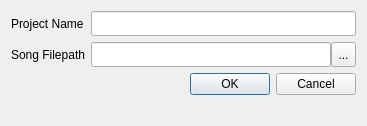
<?xml version="1.0" encoding="UTF-8"?>
<ui version="4.0">
 <class>Dialog</class>
 <widget class="QDialog" name="Dialog">
  <property name="geometry">
   <rect>
    <x>0</x>
    <y>0</y>
    <width>367</width>
    <height>126</height>
   </rect>
  </property>
  <property name="sizePolicy">
   <sizepolicy hsizetype="Fixed" vsizetype="Fixed">
    <horstretch>0</horstretch>
    <verstretch>0</verstretch>
   </sizepolicy>
  </property>
  <property name="windowTitle">
   <string>Dialog</string>
  </property>
  <layout class="QFormLayout" name="formLayout">
   <item row="0" column="0">
    <widget class="QLabel" name="project_name">
     <property name="minimumSize">
      <size>
       <width>0</width>
       <height>25</height>
      </size>
     </property>
     <property name="text">
      <string>Project Name</string>
     </property>
    </widget>
   </item>
   <item row="1" column="0">
    <widget class="QLabel" name="song_filepath">
     <property name="minimumSize">
      <size>
       <width>0</width>
       <height>25</height>
      </size>
     </property>
     <property name="text">
      <string>Song Filepath</string>
     </property>
    </widget>
   </item>
   <item row="2" column="0" colspan="2">
    <widget class="QDialogButtonBox" name="buttonBox">
     <property name="orientation">
      <enum>Qt::Horizontal</enum>
     </property>
     <property name="standardButtons">
      <set>QDialogButtonBox::Cancel|QDialogButtonBox::Ok</set>
     </property>
    </widget>
   </item>
   <item row="1" column="1">
    <layout class="QHBoxLayout" name="horizontalLayout">
     <property name="spacing">
      <number>0</number>
     </property>
     <item>
      <widget class="QLineEdit" name="song_filepath_lineedit">
       <property name="minimumSize">
        <size>
         <width>225</width>
         <height>25</height>
        </size>
       </property>
      </widget>
     </item>
     <item>
      <widget class="QToolButton" name="filepath_selector">
       <property name="minimumSize">
        <size>
         <width>25</width>
         <height>25</height>
        </size>
       </property>
       <property name="text">
        <string>...</string>
       </property>
      </widget>
     </item>
    </layout>
   </item>
   <item row="0" column="1">
    <widget class="QLineEdit" name="project_name_lineedit">
     <property name="sizePolicy">
      <sizepolicy hsizetype="Expanding" vsizetype="Fixed">
       <horstretch>0</horstretch>
       <verstretch>0</verstretch>
      </sizepolicy>
     </property>
     <property name="minimumSize">
      <size>
       <width>250</width>
       <height>25</height>
      </size>
     </property>
     <property name="text">
      <string/>
     </property>
    </widget>
   </item>
  </layout>
 </widget>
 <resources/>
 <connections>
  <connection>
   <sender>buttonBox</sender>
   <signal>accepted()</signal>
   <receiver>Dialog</receiver>
   <slot>accept()</slot>
   <hints>
    <hint type="sourcelabel">
     <x>248</x>
     <y>254</y>
    </hint>
    <hint type="destinationlabel">
     <x>157</x>
     <y>274</y>
    </hint>
   </hints>
  </connection>
  <connection>
   <sender>buttonBox</sender>
   <signal>rejected()</signal>
   <receiver>Dialog</receiver>
   <slot>reject()</slot>
   <hints>
    <hint type="sourcelabel">
     <x>316</x>
     <y>260</y>
    </hint>
    <hint type="destinationlabel">
     <x>286</x>
     <y>274</y>
    </hint>
   </hints>
  </connection>
 </connections>
</ui>
